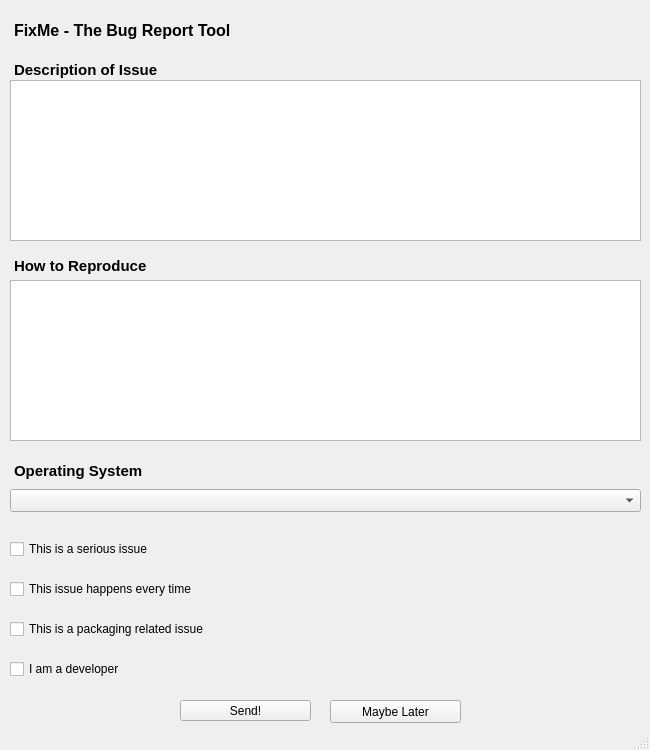
<?xml version="1.0" encoding="UTF-8"?>
<ui version="4.0">
 <class>MainWindow</class>
 <widget class="QMainWindow" name="MainWindow">
  <property name="geometry">
   <rect>
    <x>0</x>
    <y>0</y>
    <width>650</width>
    <height>750</height>
   </rect>
  </property>
  <property name="minimumSize">
   <size>
    <width>650</width>
    <height>750</height>
   </size>
  </property>
  <property name="maximumSize">
   <size>
    <width>650</width>
    <height>750</height>
   </size>
  </property>
  <property name="windowTitle">
   <string>MainWindow</string>
  </property>
  <property name="locale">
   <locale language="C" country="AnyCountry"/>
  </property>
  <widget class="QWidget" name="centralWidget">
   <widget class="QPlainTextEdit" name="plainTextEdit">
    <property name="geometry">
     <rect>
      <x>10</x>
      <y>80</y>
      <width>631</width>
      <height>161</height>
     </rect>
    </property>
   </widget>
   <widget class="QLabel" name="label">
    <property name="geometry">
     <rect>
      <x>14</x>
      <y>10</y>
      <width>631</width>
      <height>41</height>
     </rect>
    </property>
    <property name="font">
     <font>
      <pointsize>12</pointsize>
      <weight>75</weight>
      <bold>true</bold>
     </font>
    </property>
    <property name="text">
     <string>FixMe - The Bug Report Tool</string>
    </property>
   </widget>
   <widget class="QCheckBox" name="checkBox">
    <property name="geometry">
     <rect>
      <x>10</x>
      <y>540</y>
      <width>631</width>
      <height>18</height>
     </rect>
    </property>
    <property name="text">
     <string>This is a serious issue</string>
    </property>
   </widget>
   <widget class="QCheckBox" name="checkBox_2">
    <property name="geometry">
     <rect>
      <x>10</x>
      <y>580</y>
      <width>631</width>
      <height>18</height>
     </rect>
    </property>
    <property name="text">
     <string>This issue happens every time</string>
    </property>
   </widget>
   <widget class="QCheckBox" name="checkBox_3">
    <property name="geometry">
     <rect>
      <x>10</x>
      <y>620</y>
      <width>631</width>
      <height>18</height>
     </rect>
    </property>
    <property name="text">
     <string>This is a packaging related issue</string>
    </property>
   </widget>
   <widget class="QCheckBox" name="checkBox_4">
    <property name="geometry">
     <rect>
      <x>10</x>
      <y>660</y>
      <width>631</width>
      <height>18</height>
     </rect>
    </property>
    <property name="text">
     <string>I am a developer</string>
    </property>
   </widget>
   <widget class="QLabel" name="label_2">
    <property name="geometry">
     <rect>
      <x>14</x>
      <y>59</y>
      <width>621</width>
      <height>21</height>
     </rect>
    </property>
    <property name="font">
     <font>
      <pointsize>11</pointsize>
      <weight>75</weight>
      <bold>true</bold>
     </font>
    </property>
    <property name="text">
     <string>Description of Issue</string>
    </property>
   </widget>
   <widget class="QLabel" name="label_3">
    <property name="geometry">
     <rect>
      <x>14</x>
      <y>255</y>
      <width>631</width>
      <height>21</height>
     </rect>
    </property>
    <property name="font">
     <font>
      <pointsize>11</pointsize>
      <weight>75</weight>
      <bold>true</bold>
     </font>
    </property>
    <property name="text">
     <string>How to Reproduce</string>
    </property>
   </widget>
   <widget class="QPlainTextEdit" name="plainTextEdit_2">
    <property name="geometry">
     <rect>
      <x>10</x>
      <y>280</y>
      <width>631</width>
      <height>161</height>
     </rect>
    </property>
   </widget>
   <widget class="QLabel" name="label_4">
    <property name="geometry">
     <rect>
      <x>14</x>
      <y>460</y>
      <width>631</width>
      <height>21</height>
     </rect>
    </property>
    <property name="font">
     <font>
      <pointsize>11</pointsize>
      <weight>75</weight>
      <bold>true</bold>
     </font>
    </property>
    <property name="text">
     <string>Operating System</string>
    </property>
   </widget>
   <widget class="QComboBox" name="comboBox">
    <property name="geometry">
     <rect>
      <x>10</x>
      <y>489</y>
      <width>631</width>
      <height>23</height>
     </rect>
    </property>
   </widget>
   <widget class="QPushButton" name="pushButton">
    <property name="geometry">
     <rect>
      <x>180</x>
      <y>700</y>
      <width>131</width>
      <height>21</height>
     </rect>
    </property>
    <property name="text">
     <string>Send!</string>
    </property>
   </widget>
   <widget class="QPushButton" name="pushButton_2">
    <property name="geometry">
     <rect>
      <x>330</x>
      <y>700</y>
      <width>131</width>
      <height>23</height>
     </rect>
    </property>
    <property name="text">
     <string>Maybe Later</string>
    </property>
   </widget>
  </widget>
  <widget class="QMenuBar" name="menuBar">
   <property name="geometry">
    <rect>
     <x>0</x>
     <y>0</y>
     <width>650</width>
     <height>21</height>
    </rect>
   </property>
  </widget>
  <widget class="QStatusBar" name="statusBar"/>
 </widget>
 <layoutdefault spacing="6" margin="11"/>
 <resources/>
 <connections/>
</ui>
